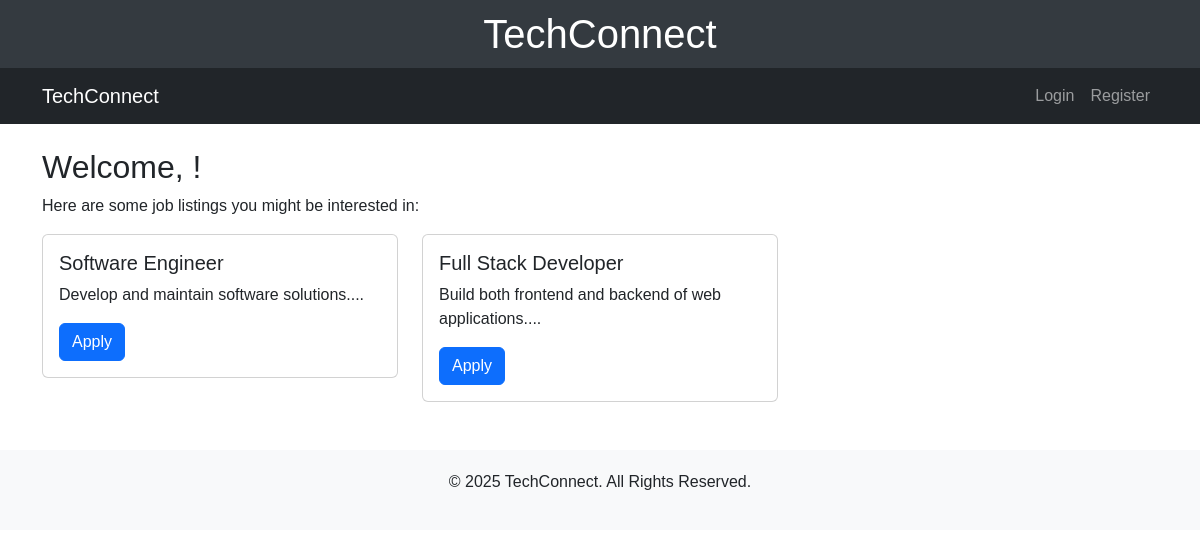
Before: / with the older database file.
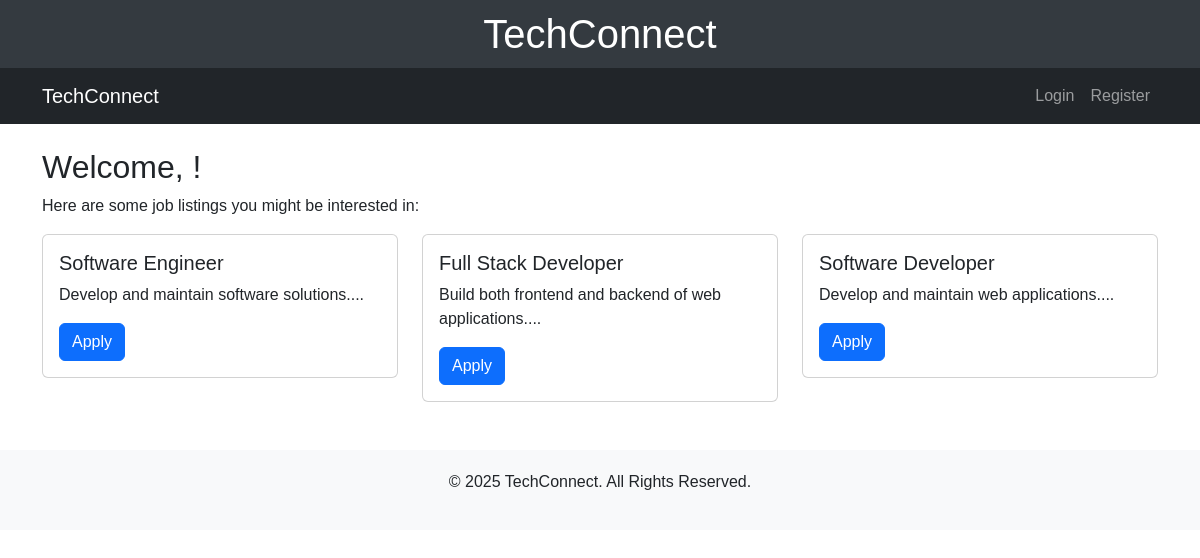
After: the same page with the newer database file.
### app/models.py (models this page shows, shortened)
class Job(db.Model):
    __tablename__ = 'jobs'  # Explicitly defining table name
    id = db.Column(db.Integer, primary_key=True)  # Unique identifier for each job
    title = db.Column(db.String(150), nullable=False)  # Job title
    description = db.Column(db.Text, nullable=False)  # Detailed job description
    created_at = db.Column(db.DateTime, default=datetime.utcnow)  # When the job was posted
    company_name = db.Column(db.String(150), nullable=False)  # Company offering the job
    location = db.Column(db.String(150), nullable=False)  # Job location (could be remote or specific city)
    job_type = db.Column(db.String(50), nullable=False)  # Type of job: Full-time, Part-time, etc.
    salary = db.Column(db.String(100), nullable=True)  # Salary or salary range
    status = db.Column(db.String(50), default='Open')  # Job status: Open, Closed, Filled, etc.

### app/routes.py (the view)
    @app.route('/')
    def home():
        jobs = Job.query.all()  # Retrieve all jobs
        return render_template('home.html', jobs=jobs)

### app/templates/home.html
{% extends 'base.html' %}
{% block content %}
    <h2>Welcome, {{ current_user.username }}!</h2>
    <p>Here are some job listings you might be interested in:</p>
    <div class="row">
        {% if jobs %}
            {% for job in jobs %}
                <div class="col-md-4">
                    <div class="card mb-4">
                        <div class="card-body">
                            <h5 class="card-title">{{ job.title }}</h5>
                            <p class="card-text">{{ job.description[:100] }}...</p>
                            <a href="{{ url_for('apply_for_job', job_id=job.id) }}" class="btn btn-primary">Apply</a>
                        </div>
                    </div>
                </div>
            {% endfor %}
        {% else %}
            <p>No jobs available at the moment.</p>
        {% endif %}
    </div>
{% endblock %}

### app/templates/base.html (shortened to what this page needs)
<!DOCTYPE html>
<html lang="en">
<head>
    <link rel="stylesheet" href="https://cdn.jsdelivr.net/npm/bootstrap@5.3.0-alpha1/dist/css/bootstrap.min.css">
</head>
<body>
    <header>
        <div class="container">
            <h1>TechConnect</h1>
        </div>
    </header>
    <nav class="navbar navbar-expand-lg navbar-dark bg-dark">
        <div class="container">
            <a class="navbar-brand" href="{{ url_for('home') }}">TechConnect</a>
            <div class="collapse navbar-collapse" id="navbarNav">
                <ul class="navbar-nav ms-auto">
                    {% if current_user.is_authenticated %}
                        <li class="nav-item">
                            <a class="nav-link" href="{{ url_for('profile') }}">Profile</a>
                        </li>
                        <li class="nav-item">
                            <a class="nav-link" href="{{ url_for('logout') }}">Logout</a>
                        </li>
                    {% else %}
                        <li class="nav-item">
                            <a class="nav-link" href="{{ url_for('login') }}">Login</a>
                        </li>
                        <li class="nav-item">
                            <a class="nav-link" href="{{ url_for('register') }}">Register</a>
                        </li>
                    {% endif %}
                </ul>
            </div>
        </div>
    </nav>
    <main>
        <div class="container my-4">
            {% block content %}{% endblock %}
        </div>
    </main>
    <footer>
        <p>&copy; 2025 TechConnect. All Rights Reserved.</p>
    </footer>
</body>

### app/templates/base.html (style rules this page uses)
body { font-family: Arial, sans-serif; }
header { background-color: #343a40; color: #fff; padding: 10px 0; }
header h1 { text-align: center; margin: 0; }
footer { background-color: #f8f9fa; padding: 20px; text-align: center; }

Changed rows visible on the page:
added Job: title "Software Developer", description "Develop and maintain web applications."
